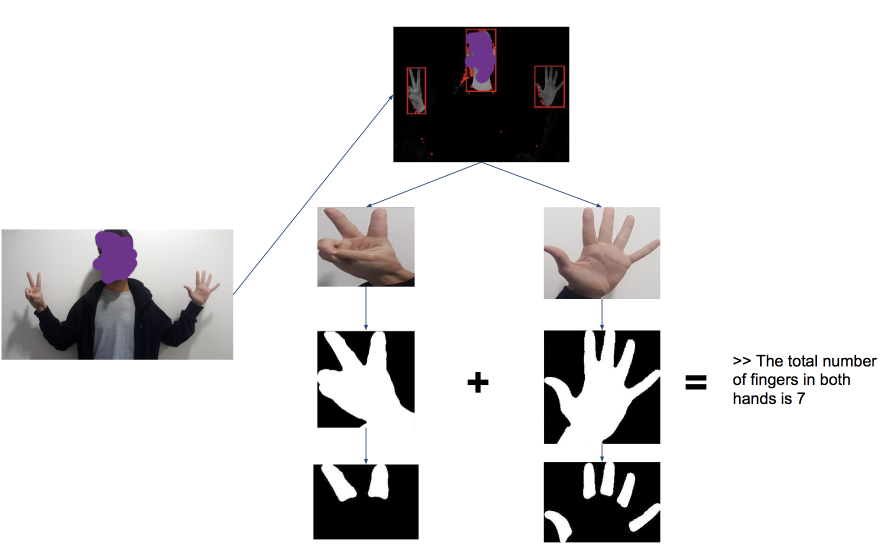
%> input picture example.png, 1780 x 1116 px (shown at 1/2 size)
$ octave --eval "result = count_fingers(imread('example.png'));"   (GNU Octave 9; MATLAB toolbox functions it lacks are replaced by stand-ins)
%> lines starting %> are read from the running program, lines starting %| are printed output that depends on the picture; in (x1, y1, x2, y2) boxes, pixels count from 0 and x2, y2 are one past the last pixel; in counts of white or black regions, pixels touching at a corner belong together; the program's own positions count from 1
function fingers=count_fingers(image)

im_hand=image;
%> im_hand is the input picture: size 1116x1780x3 uint8; mean R, G, B 219.3, 218.2, 218.6

% [12 lines of commented-out code are left out]

%%Consequently, we use the HSV space to binarize our cropped image of hand (+ arm,
%%eventually)
im_hand_hsv= rgb2hsv(im_hand);
%> im_hand_hsv: size 1116x1780x3 double; mean H, S, V 0.0343, 0.0237, 0.862


% [13 lines of commented-out code are left out]


%% Consequently, we apply kmeans (with two classes) on the saturation value
%%(in order to find the adapted treshold to binarize the image)

nb_classes=2;

%Selection of the two firts class centers
m1=0.3;
m2=0.7;

m=[m1 m2];

m_=[1 1];

%We work on a normalized image
im_h=double(im_hand_hsv(:,:,2)/max(max(im_hand_hsv(:,:,2))));

% loop on the class centers
while m ~= m_

  %classification of the pixels in the classes
  dist1_km=(im_h-m(1)).^2;
  dist2_km=(im_h-m(2)).^2;

  etiq_km = (dist1_km<=dist2_km)*1 + ...
          (dist2_km<dist1_km)*2 ;
%figure ; imshow(etiq_km) ;
colormap(cool) ; pause(0.5) ;

   %updating of the class centers
   m_ = m ;
   m(1) = sum(sum((etiq_km==1).*im_h))./sum(sum(etiq_km==1)) ;
   m(2) = sum(sum((etiq_km==2).*im_h))./sum(sum(etiq_km==2)) ;


end
%> this loop made 19 passes
%> m_ on passes 2 to 13: [0.0114 0.736], [0.00882 0.653], [0.00747 0.609], [0.00669 0.585], [0.00613 0.568], [0.00574 0.557], [0.00548 0.55], [0.00525 0.543], [0.00513 0.54], [0.00499 0.536], [0.00491 0.534], [0.00485 0.533]
%> pass 1, in count_fingers, `dist1_km=(im_h-m(1)).^2;`:
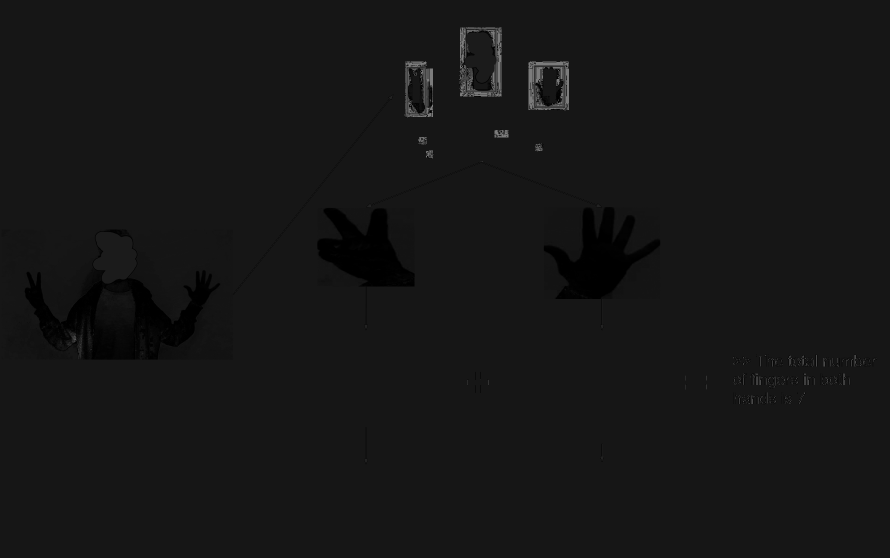
%> dist1_km: size 1116x1780 double (shown at 1/2 size); min 3.08e-33, max 0.49, mean 0.0886
%> pass 1, in count_fingers, `dist2_km=(im_h-m(2)).^2;`:
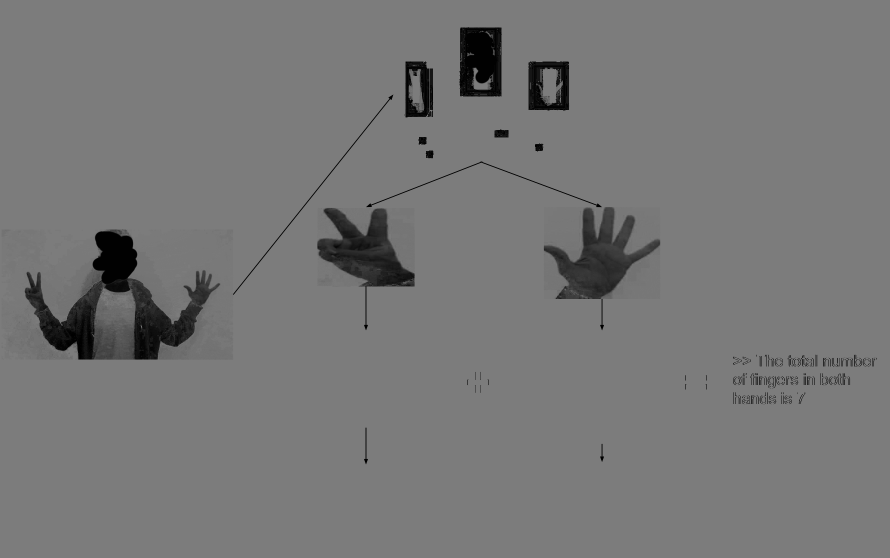
%> dist2_km: size 1116x1780 double (shown at 1/2 size); min 0, max 0.49, mean 0.47
%> pass 1, in count_fingers, `etiq_km = (dist1_km<=dist2_km)*1 + (dist2_km<dist1_km)*2 ;`:
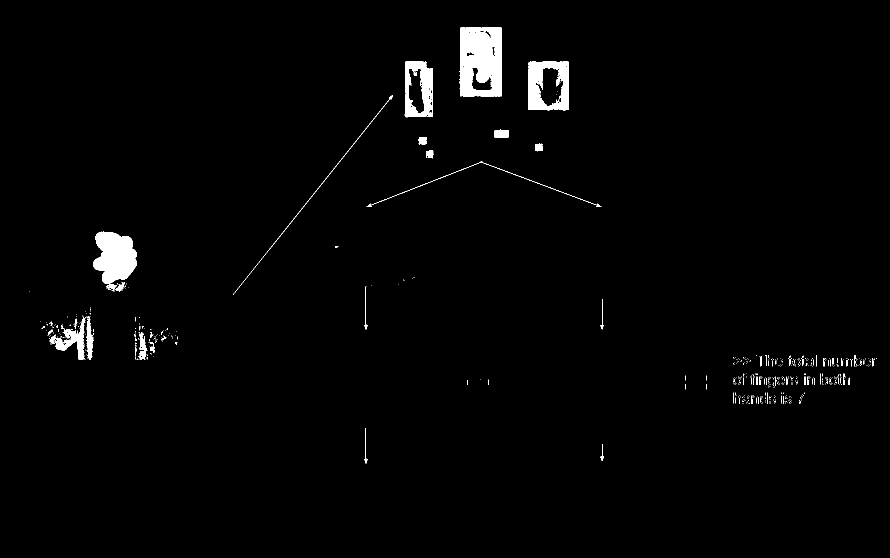
%> etiq_km: size 1116x1780 double (shown at 1/2 size); values 1 (black) and 2 (white), 1.7% white; 636 white regions (595 under 20 px), largest, box (x1, y1, x2, y2) and area: (919, 54, 1004, 193) 10066, (186, 463, 274, 568) 6575, (1057, 123, 1138, 221) 5016
%> after the loop, m = [0.00478 0.531]

%We binarize the final, classified image
im_hand_binary=zeros(size(im_h));
im_hand_binary(etiq_km==2)=255;
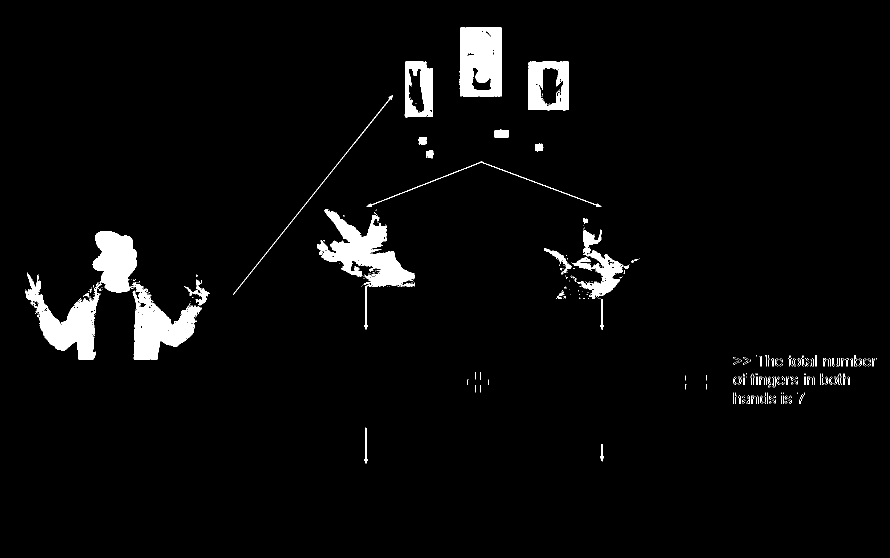
%> im_hand_binary: size 1116x1780 double (shown at 1/2 size); 3.6% white; 507 white regions (462 under 20 px), largest, box (x1, y1, x2, y2) and area: (50, 463, 274, 719) 17602, (635, 418, 829, 573) 12151, (919, 54, 1004, 193) 10425
%figure
%imshow(im_hand_binary);


%% Find extrem values of hand, in order to adjust the image just to the hand
im=im_hand_binary;
[x,y]=find(im==255);
%> x = 71330 values from 55 to 927; y = 71330 values from 51 to 1754
xmin=min(x);
%> xmin = 55
xmax=max(x);
%> xmax = 927
ymin=min(y);
%> ymin = 51
ymax=max(y);
%> ymax = 1754
im_adjusted=im(xmin:xmax,ymin:ymax);
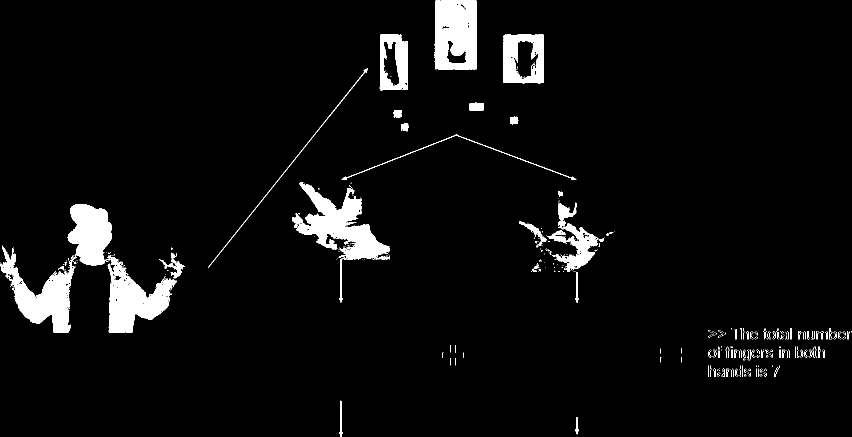
%> im_adjusted: size 873x1704 double (shown at 1/2 size); 4.8% white; 507 white regions (462 under 20 px), largest, box (x1, y1, x2, y2) and area: (0, 409, 224, 665) 17602, (585, 364, 779, 519) 12151, (869, 0, 954, 139) 10425
%figure
%imshow(im_adjusted);

%Resizing of the image, to always work on same-sized photos, which will
%largely facilitate the next steps of mathematical morphology filtering
im_adjusted=uint8(imresize(im_adjusted,[256,256]));
%> im_adjusted: size 256x256 uint8


%% Defining SE sizes (used for different mathematical morphology operations)
%Those sizes are empirical, and have been adjusted manually, on a lot of
%examples (approximately 20)
size_se1=4;
size_se2=32;
size_se3=9;
size_se4=8;

%If we have a photo of hand + arm (if there are twice more background
%pixels than white pixels: arbitrary criterium), we divise by 3 all the
%structuring elements sizes (in order to select smaller elements: fingers
%are smaller on the image when an arm is also present on it)
if (sum(sum(im_adjusted==0))>2*(sum(sum(im_adjusted==255))))
    size_se1=ceil(size_se1/3);
    size_se2=ceil(size_se2/3);
    size_se3=ceil(size_se3/3)+1;
end


%% First we apply a closing, to reduce the small "dark" noise there is on
%%the images
se=strel('disk',size_se1);
im_adjusted=imclose(im_adjusted,se);
im_adjusted(im_adjusted<128)=0;
im_adjusted(im_adjusted>=128)=255;
%> im_adjusted: size 256x256 uint8; 5.1% white; 25 white regions (18 under 20 px), largest, box (x1, y1, x2, y2) and area: (20, 120, 55, 195) 846, (88, 107, 117, 152) 617, (131, 0, 143, 41) 492
%figure
%imshow(im_adjusted);


%% Then a TopHat, with a structuring element adapted to the fingers (to the size
%%, and the morphology, of the fingers)
se=strel('disk',size_se2);
im_adjusted_op=imopen(im_adjusted,se);
%> im_adjusted_op: size 256x256 uint8; every value is 0
im_fingers=imsubtract(im_adjusted,uint8(im_adjusted_op));
im_fingers(im_fingers<128)=0;
im_fingers(im_fingers>=128)=255;

%figure
%imshow(im_fingers);

%title('im_fingers before opening');


%% Then a final opening, to make disappear small clusters which shouldn't have been kept
se=strel('disk',size_se3);
im_fingers_op=imopen(uint8(im_fingers),se);
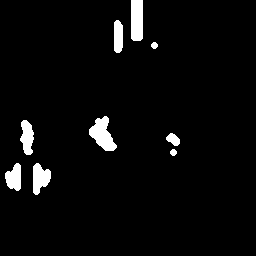
%> im_fingers_op: size 256x256 uint8; 3.9% white; 9 white regions, largest, box (x1, y1, x2, y2) and area: (89, 116, 117, 151) 545, (131, 0, 143, 41) 486, (33, 163, 51, 195) 388
%figure
%imshow(im_fingers_op);

%Finally, we cut the bottom of the image, where there are often some
%small clusters of points, which cannot usually correspond to fingers
%(very empirical trick, but useful)
im_fingers_op_cut=im_fingers_op(1:180,1:end);
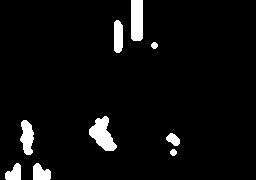
%> im_fingers_op_cut: size 180x256 uint8; 4.9% white; 9 white regions, largest, box (x1, y1, x2, y2) and area: (89, 116, 117, 151) 545, (131, 0, 143, 41) 486, (20, 120, 34, 155) 342
figure
imshow(im_fingers_op_cut);


%% Output result: counting the number of fingers thanks to bwlabel()
[~,fingers]=bwlabel(im_fingers_op_cut);
%> fingers = 9

%Small trick: to reduce the too high number of clusters that we have,
%sometimes ; not very useful, but though...
fingers=min(fingers,5);
%> fingers = 5
end
